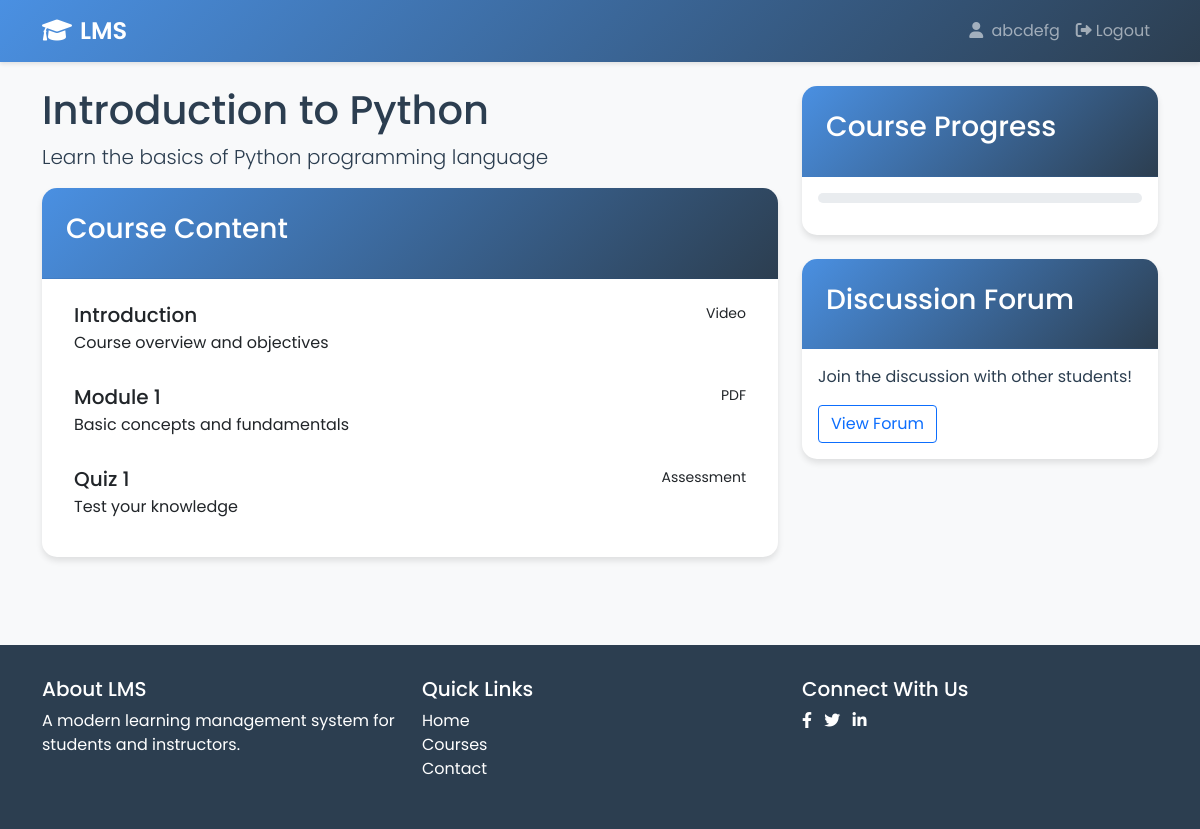
/course/1 (signed in), run on the app's committed database.
### app.py (models this page shows)
class User(UserMixin, db.Model):
    id = db.Column(db.Integer, primary_key=True)
    username = db.Column(db.String(80), unique=True, nullable=False)
    email = db.Column(db.String(120), unique=True, nullable=False)
    password_hash = db.Column(db.String(128))
    role = db.Column(db.String(20), nullable=False)  # 'student' or 'instructor'
    enrollments = db.relationship('Enrollment', backref='user', lazy=True)

class Course(db.Model):
    id = db.Column(db.Integer, primary_key=True)
    title = db.Column(db.String(100), nullable=False)
    description = db.Column(db.Text)
    instructor_id = db.Column(db.Integer, db.ForeignKey('user.id'))
    enrollments = db.relationship('Enrollment', backref='course', lazy=True)

### app.py (the view)
@app.route('/course/<int:course_id>')
@login_required
def course(course_id):
    course = Course.query.get_or_404(course_id)
    return render_template('course.html', course=course)

### app.py (called while the page is built)
@login_manager.user_loader
def load_user(user_id):
    return User.query.get(int(user_id))

### templates/course.html (shortened to what this page needs)
{% extends "base.html" %}
{% block content %}
<div class="row">
    <div class="col-md-8">
        <h1>{{ course.title }}</h1>
        <p class="lead">{{ course.description }}</p>
        <div class="card mb-4">
            <div class="card-header">
                <h3>Course Content</h3>
            </div>
            <div class="card-body">
                <div class="list-group">
                    <a href="#" class="list-group-item list-group-item-action">
                        <div class="d-flex w-100 justify-content-between">
                            <h5 class="mb-1">Introduction</h5>
                            <small>Video</small>
                        </div>
                        <p class="mb-1">Course overview and objectives</p>
                    </a>
                    <a href="#" class="list-group-item list-group-item-action">
                        <div class="d-flex w-100 justify-content-between">
                            <h5 class="mb-1">Module 1</h5>
                            <small>PDF</small>
                        </div>
                        <p class="mb-1">Basic concepts and fundamentals</p>
                    </a>
                    <a href="#" class="list-group-item list-group-item-action">
                        <div class="d-flex w-100 justify-content-between">
                            <h5 class="mb-1">Quiz 1</h5>
                            <small>Assessment</small>
                        </div>
                        <p class="mb-1">Test your knowledge</p>
                    </a>
                </div>
            </div>
        </div>
    </div>
    <div class="col-md-4">
        <div class="card">
            <div class="card-header">
                <h3>Course Progress</h3>
            </div>
            <div class="card-body">
                {% if current_user.is_authenticated %}
                    {% set enrollment = course.enrollments|selectattr('user_id', 'equalto', current_user.id)|first %}
                    {% if enrollment %}
                        <div class="progress mb-3">
                        </div>
                    {% else %}
                        <a href="{{ url_for('enroll', course_id=course.id) }}" class="btn btn-primary btn-block">Enroll Now</a>
                    {% endif %}
                {% else %}
                    <p>Please <a href="{{ url_for('login') }}">login</a> to track your progress.</p>
                {% endif %}
            </div>
        </div>
        <div class="card mt-4">
            <div class="card-header">
                <h3>Discussion Forum</h3>
            </div>
            <div class="card-body">
                <p>Join the discussion with other students!</p>
                <a href="#" class="btn btn-outline-primary">View Forum</a>
            </div>
        </div>
    </div>
</div>
{% endblock %}

### templates/base.html (shortened to what this page needs)
<!DOCTYPE html>
<html lang="en">
<head>
    <link href="https://cdn.jsdelivr.net/npm/bootstrap@5.1.3/dist/css/bootstrap.min.css" rel="stylesheet">
    <link rel="stylesheet" href="https://cdnjs.cloudflare.com/ajax/libs/font-awesome/6.0.0/css/all.min.css">
    <link rel="stylesheet" href="{{ url_for('static', filename='css/style.css') }}">
</head>
<body>
    <nav class="navbar navbar-expand-lg navbar-dark">
        <div class="container">
            <a class="navbar-brand" href="{{ url_for('index') }}">
                <i class="fas fa-graduation-cap me-2"></i>LMS
            </a>
            <div class="collapse navbar-collapse" id="navbarNav">
                <ul class="navbar-nav ms-auto">
                    {% if current_user.is_authenticated %}
                        <li class="nav-item">
                            <span class="nav-link">
                                <i class="fas fa-user me-1"></i>
                                {{ current_user.username }}
                            </span>
                        </li>
                        <li class="nav-item">
                            <a class="nav-link" href="{{ url_for('logout') }}">
                                <i class="fas fa-sign-out-alt me-1"></i>Logout
                            </a>
                        </li>
                    {% endif %}
                </ul>
            </div>
        </div>
    </nav>
    <div class="container mt-4">
        {% block content %}{% endblock %}
    </div>
    <footer class="footer">
        <div class="container">
            <div class="row">
                <div class="col-md-4">
                    <h5>About LMS</h5>
                    <p>A modern learning management system for students and instructors.</p>
                </div>
                <div class="col-md-4">
                    <h5>Quick Links</h5>
                    <ul class="list-unstyled">
                        <li><a href="{{ url_for('index') }}">Home</a></li>
                        <li><a href="#">Courses</a></li>
                        <li><a href="#">Contact</a></li>
                    </ul>
                </div>
                <div class="col-md-4">
                    <h5>Connect With Us</h5>
                    <div class="social-links">
                        <a href="#" class="me-2"><i class="fab fa-facebook-f"></i></a>
                        <a href="#" class="me-2"><i class="fab fa-twitter"></i></a>
                        <a href="#" class="me-2"><i class="fab fa-linkedin-in"></i></a>
                    </div>
                </div>
            </div>
        </div>
    </footer>
</body>
</html>

### static/css/style.css (style rules this page uses)
:root { --primary-color: #4a90e2; --secondary-color: #2c3e50; --accent-color: #e74c3c; --background-color: #f8f9fa; --text-color: #2c3e50; }
body { background-color: var(--background-color); color: var(--text-color); font-family: 'Poppins', sans-serif; }
.navbar { background: linear-gradient(135deg, var(--primary-color), var(--secondary-color)) !important; box-shadow: 0 2px 4px rgba(0,0,0,0.1); }
.navbar-brand { font-weight: 600; font-size: 1.5rem; }
.card { border: none; border-radius: 15px; box-shadow: 0 4px 6px rgba(0,0,0,0.1); transition: transform 0.3s ease; }
.card-header { background: linear-gradient(135deg, var(--primary-color), var(--secondary-color)); color: white; border-radius: 15px 15px 0 0 !important; padding: 1.5rem; }
.progress { height: 10px; border-radius: 5px; background-color: #e9ecef; }
.list-group-item { border: none; margin-bottom: 10px; border-radius: 8px !important; transition: all 0.3s ease; }
.footer { background-color: var(--secondary-color); color: white; padding: 2rem 0; margin-top: 4rem; }
.footer a { color: white; text-decoration: none; }

### data on the page
User: username "abcdefg"
Course: title "Introduction to Python", description "Learn the basics of Python programming language"
